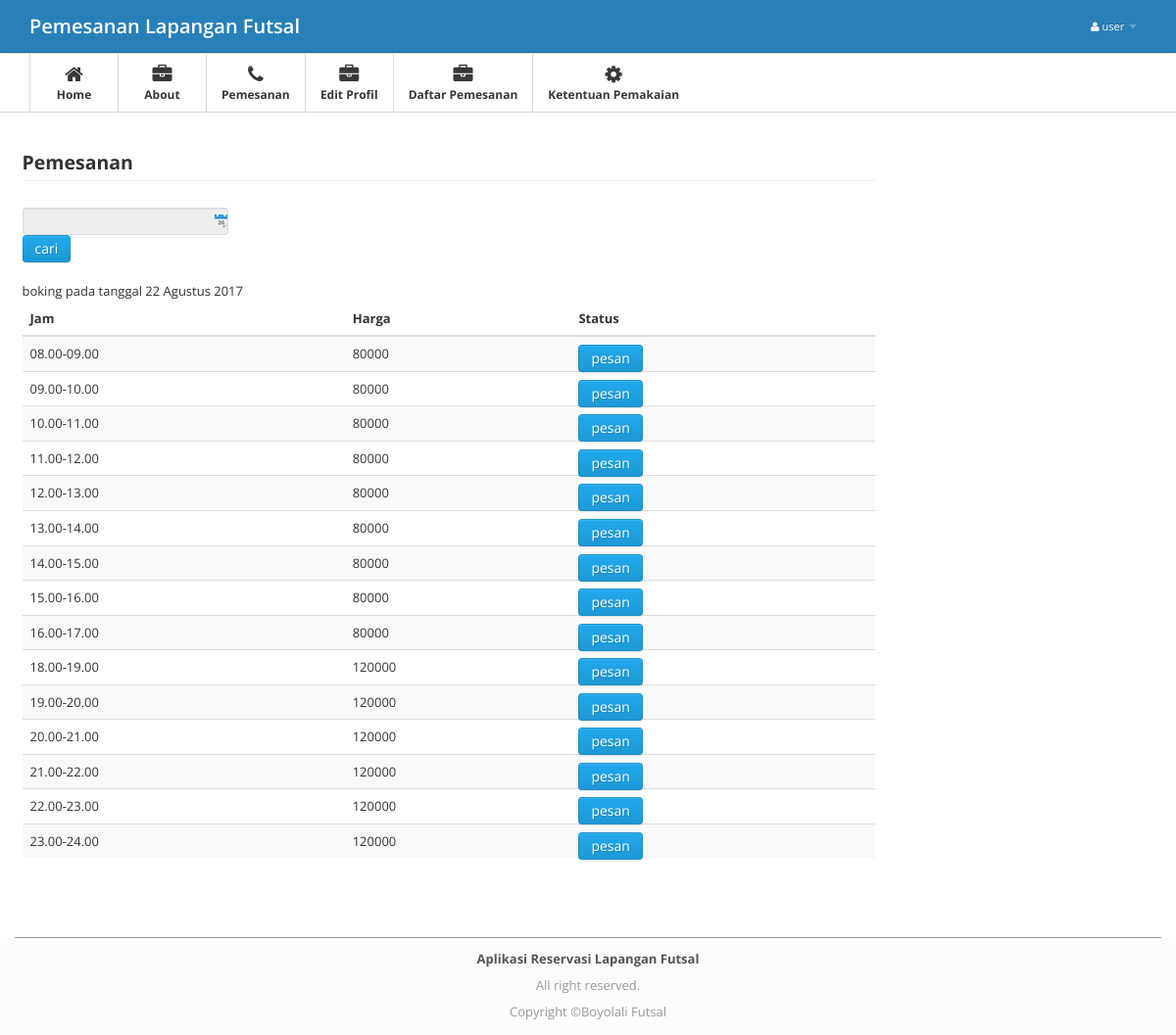
Page /index.php?modul=boking (signed in) on the committed database.
### tables this page shows
CREATE TABLE `jadwal` (
  `id_jadwal` int(11) NOT NULL,
  `jam` time NOT NULL,
  `id_harga` int(11) NOT NULL,
  `jams` varchar(100) NOT NULL
);

CREATE TABLE `harga` (
  `id_harga` int(11) NOT NULL,
  `waktu` varchar(40) NOT NULL,
  `harga` varchar(30) NOT NULL
);

CREATE TABLE `profil` (
  `id_profil` int(11) NOT NULL,
  `namafutsal` varchar(35) NOT NULL,
  `alamat` text NOT NULL,
  `kodepos` varchar(5) NOT NULL,
  `fax` char(20) NOT NULL,
  `no_hp` char(12) NOT NULL
);

### db/config.php (called while the page is built, shortened)
<?php
$zz=mysql_fetch_array(mysql_query("Select * from profil where id_profil='1'"));
$namaprofil=$zz[namafutsal];
?>

### modul/boking.php (the view, shortened to what this page needs)
<?php
if (empty($_SESSION['usernamepengunjung']) && empty($_SESSION['namapengunjung'])) {
  echo "<script type=text/javascript>
alert('Anda Belum Login :) , Silahkan Login terlebih dahulu');
window.location = 'login.php';
</script>";
}else{
	?>
 <link rel="stylesheet" type="text/css" href="http://code.jquery.com/ui/1.9.1/themes/base/jquery-ui.css">
<?php
function DateToIndo($date) {
    $BulanIndo = array("Januari", "Februari", "Maret",
               "April", "Mei", "Juni",
               "Juli", "Agustus", "September",
               "Oktober", "November", "Desember");
    $tahun = substr($date, 0, 4);
    $bulan = substr($date, 5, 2);
    $tgl   = substr($date, 8, 2);
    $result = $tgl . " " . $BulanIndo[(int)$bulan-1] . " ". $tahun;
    return($result);
}
  ?>
<div class="main">
    <div class="main-inner">
        <div class="container">
          <div class="row">
             <div class="span9">
                            <legend><b>Pemesanan</b></legend>
                            <form class="form-inline" action="" method="POST">
                            <div class="form-group">
                            <input type="text" class="input-large"  data-beatpicker="true" name="tgl">
                        <input type="submit" class="btn btn-sm btn-primary" value="cari">
                    </div>
                      </form>
                      boking pada tanggal <?php if(empty($_POST[tgl])){
                         echo(DateToIndo( date("Y-m-d")));
                        }else{
                         echo(DateToIndo("$_POST[tgl]"));
                          }?>
    <div class="table-responsive">
  <table class="table table-striped">
                              <thead>
                              <tr>
                              <th>Jam</th>
                              <th>Harga</th>
                              <th>Status</th>
                              </thead>
                              <tbody>
                              <?php
      $tanggal= mysql_real_escape_string($_POST["tgl"]);
        $a=mysql_query("select jadwal.id_jadwal,jadwal.jam,jadwal.jams, harga.harga,harga.id_harga from jadwal,harga WHERE jadwal.id_harga=harga.id_harga order by jadwal.id_jadwal asc");
      while($b=mysql_fetch_array($a)){
      $querys="select pemesanan.id_jadwal,pemesanan.status,pemesanan.tanggal,pemesanan.jam,jadwal.id_jadwal,jadwal.jams from pemesanan,jadwal WHERE tanggal='$tanggal' AND pemesanan.id_jadwal=jadwal.id_jadwal AND pemesanan.id_jadwal='$b[id_jadwal]'";
      $result=mysql_query($querys);
      $z=mysql_fetch_array($result);
        ?>
                         <tr>
          <td><?php echo $b['jams'] ?></td>
          <td ><?php echo $b['harga'] ?></td>
          <td><?php
if($z[status]==Tertunda){
?>
<form action="index.php?modul=proses" method="POST" style="    margin: 0 0 -10px;">
   <input type="hidden" name="idharga" value="<?php echo $b[id_harga];?>">
      <input type="hidden" name="id" value="<?php echo $b[id_jadwal];?>">
      <input type="hidden" name="tanggalz" value="<?php echo $tanggal;?>">
      <input type="hidden" name="harga" value="<?php echo $b[harga];?>">
      <input type="hidden" name="jamz" value="<?php echo $b[jams];?>">
      <input type="submit" value="pesan" class="btn btn-warning">
      </form>
      <?php
}
          else if($z[tanggal]==$tanggal AND $b[id_jadwal]==$z[id_jadwal]){
           echo "<button type='button' class='btn btn-danger cdz'>Booked</button>";
      }
      else{
      ?>
      <form action="index.php?modul=proses" method="POST" style="    margin: 0 0 -10px;">
      <input type="submit" value="pesan" class="btn btn-primary">
      </form>
      <?php
      }?></td>
        </tr>
                              <?php } ?>
                              </tbody>
                              </table>
                              </div>
            </div>
        </div>
    </div>
</div>
</div>
	<?php
}
?>

### index.php (shortened to what this page needs)
<?php
include("db/config.php");
 ?>
<!DOCTYPE html>
<html lang="en">
<head>
<link href="ckeditor/content.css" rel="stylesheet" type="text/css"/>
<link href="css/bootstrap.css" rel="stylesheet">
<link href="css/bootstrap.min.css" rel="stylesheet">
<link href="css/bootstrap-responsive.min.css" rel="stylesheet">
<link href="css/font-awesome.css" rel="stylesheet">
<link href="css/style.css" rel="stylesheet">
<link href="css/pages/dashboard.css" rel="stylesheet">
  <link rel="stylesheet" type="text/css" href="plug/BeatPicker.min.css">
    <link rel="stylesheet" href="media/css/jquery.dataTables.css" type="text/css" />
</head>
<body>
<div class="navbar navbar-fixed-top">
  <div class="navbar-inner">
    <div class="container"><span class="icon-bar"></span><span class="icon-bar"></span> </a><a class="brand" href="index.php">
      <?php if (empty($_SESSION['namapengunjung'])){
        echo "$namaprofil";
        }else{
        echo "Pemesanan Lapangan Futsal";
    }
    ?></a>
      <div class="nav-collapse">
      <?php if (empty($_SESSION['namapengunjung'])){
        echo "";
        }else{ ?>
        <ul class="nav pull-right">
          <li class="dropdown"><a href="#" class="dropdown-toggle" data-toggle="dropdown"><i
            class="icon-user"></i> <?php echo $_SESSION['namapengunjung']; ?> <b class="caret"></b></a>
          </li>
        </ul>
        <?php } ?>
      </div>
    </div>
  </div>
</div>
<div class="subnavbar">
  <div class="subnavbar-inner">
    <div class="container">
      <?php include('menu.php'); ?>
    </div>
  </div>
</div>
<div class="main">
  <div class="main-inner">
    <div class="container">
      <div class="row">
            <?php
if(!empty($_GET['modul']))
{
  if(file_exists("modul/$_GET[modul].php"))
  {
  include("modul/$_GET[modul].php");
  } else
  {
  echo "<h2>Error !<br/>Halaman Tidak Di Temukan !</h2>";
  }
        } ?>
    </div>
  </div>
</div>
</div>
<br />
<br />
<br />
<br />
<br />
<footer class="application-footer">
            <div class="container">
                <p><b>Aplikasi Reservasi Lapangan Futsal</b></p>
                <div class="disclaimer">
                <div class="disclaimer">
                    <p>All right reserved.</p>
                    <p>Copyright ©<?php echo "$namaprofil";?></p>
                </div>
            </div>
        </footer>
</body>
</html>

### css/style.css (style rules this page uses)
.application-footer { background-color: #fcfcfc; z-index: 900; height: 100px; margin-top: -100px; clear: both; position: relative; }
.application-footer .container { padding-top: 10px; color: #555555; text-align: center; border-top: 1px solid #999999; }
.application-footer .container p { margin: 0 0 5px; }
.disclaimer { text-align: center; font-size: 11px; color: #999999; }
body { background: #FFFFFF; font: 13px/1.7em 'Open Sans'; }
p { font: 13px/1.7em 'Open Sans'; }
input, button, select, textarea { font-family: 'Open Sans'; }
.table td { vertical-align: middle; }
.navbar .container { position: relative; }
.navbar-inner { padding: 7px 0; background: #2980b9; -moz-border-radius: 0; -webkit-border-radius: 0; border-radius: 0; }
.navbar-fixed-top { position: static; }
.navbar .nav a { font-size: 11px; }
.navbar .nav>li>a { color:#fff !important; }
.navbar .brand { font-weight: 600; position: relative; top: 2px; }
.subnavbar { margin-bottom: 2.5em; }
.subnavbar-inner { height: 60px; background: #fff; border-bottom: 1px solid #d6d6d6; }
.main { padding-bottom: 2em; border-bottom: 0px solid #000; }

### rows in the picture
jadwal: jams "08.00-09.00", id_harga.harga "80000"
jadwal: jams "09.00-10.00", id_harga.harga "80000"
jadwal: jams "10.00-11.00", id_harga.harga "80000"
jadwal: jams "11.00-12.00", id_harga.harga "80000"
jadwal: jams "12.00-13.00", id_harga.harga "80000"
jadwal: jams "13.00-14.00", id_harga.harga "80000"
jadwal: jams "14.00-15.00", id_harga.harga "80000"
jadwal: jams "15.00-16.00", id_harga.harga "80000"
jadwal: jams "16.00-17.00", id_harga.harga "80000"
jadwal: jams "18.00-19.00", id_harga.harga "120000"
jadwal: jams "19.00-20.00", id_harga.harga "120000"
jadwal: jams "20.00-21.00", id_harga.harga "120000"
jadwal: jams "21.00-22.00", id_harga.harga "120000"
jadwal: jams "22.00-23.00", id_harga.harga "120000"
jadwal: jams "23.00-24.00", id_harga.harga "120000"
profil: namafutsal "Boyolali Futsal"

### other values in the picture
$_SESSION['namapengunjung'] "user"
